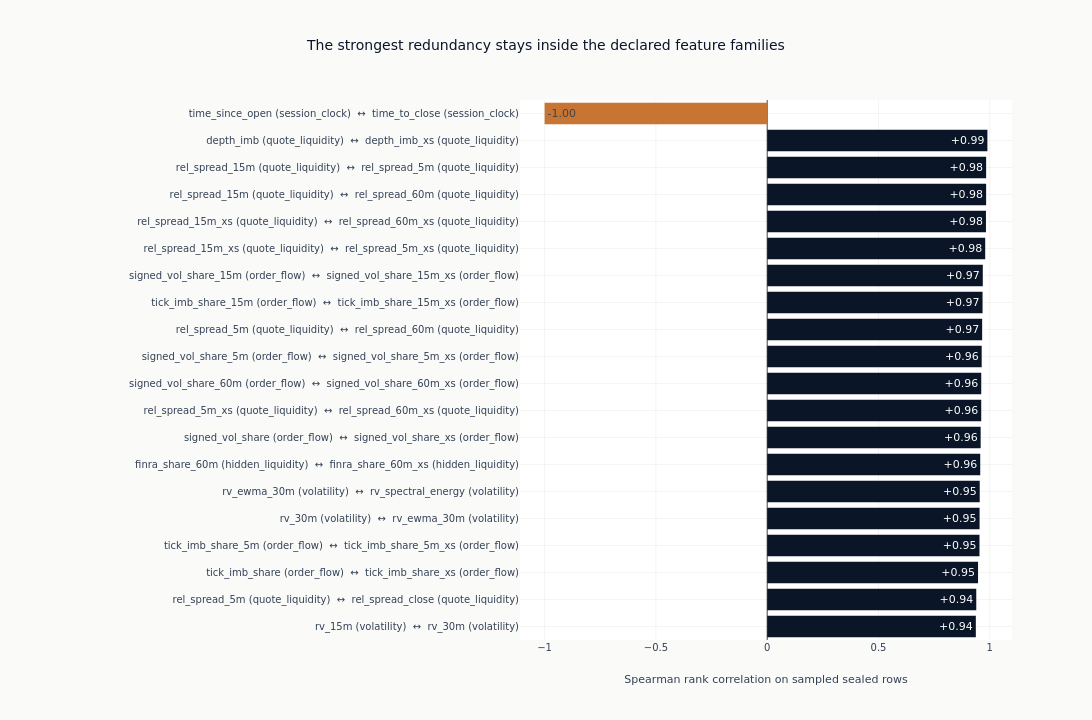

The cell this chart's notebook holds for it:
### Markdown cell above
### The Strongest Redundant Pairs

Ranked pairs rather than the full matrix. At this many features an unmasked
heatmap is mostly empty space with tick labels too small to read, and the question
the section asks is about specific pairs: which two candidates are the same
evidence entered twice. Each bar names both members and the family each belongs
to, so a pair drawn from one family and a pair spanning two are distinguishable —
the second kind is the one a family-by-family selection would miss. The counts
printed below the figure separate the two, and separate out the pairs that are a
level against its own cross-sectional z-score, which are redundant by
construction rather than by anything the data did.

### Code cell
RANKED_PAIRS = 20
if high_corr_pairs:
    ranked = sorted(high_corr_pairs, key=lambda pair: abs(pair[2]), reverse=True)[:RANKED_PAIRS]
    pair_labels = [
        f"{left} ({families.get(left, 'other')})  ↔  {right} ({families.get(right, 'other')})"
        for left, right, _ in ranked
    ]
    pair_values = [float(value) for _, _, value in ranked]
    cross_family = sum(
        families.get(left, "other") != families.get(right, "other") for left, right, _ in ranked
    )
    # A level against its own cross-sectional z-score: the same measurement twice,
    # which the family declaration already says is one hypothesis on two scales.
    same_twin = sum(left == f"{right}_xs" or right == f"{left}_xs" for left, right, _ in ranked)
    fig = go.Figure(
        go.Bar(
            x=list(reversed(pair_values)),
            y=list(reversed(pair_labels)),
            orientation="h",
            marker_color=[
                COLORS["blue"] if value > 0 else COLORS["copper"] for value in reversed(pair_values)
            ],
            text=[f"{value:+.2f}" for value in reversed(pair_values)],
            textposition="inside",
        )
    )
    fig.update_layout(
        title="The strongest redundancy stays inside the declared feature families",
        xaxis_title="Spearman rank correlation on sampled sealed rows",
        height=720,
        width=1150,
        margin={"l": 520},
        showlegend=False,
    )
    fig.show()
    print(f"Of the {len(ranked)} strongest pairs, {cross_family} span two families")
    print(f"Of the {len(ranked)} strongest pairs, {same_twin} are a level against its own z-score")

### Figure 1 — Plotly figure (JSON) as saved in the notebook; plotly's stock layout.template omitted (floating-point values rounded to 4 significant figures)
{"data": [{"marker": {"color": ["#0a1628", "#0a1628", "#0a1628", "#0a1628", "#0a1628", "#0a1628", "#0a1628", "#0a1628", "#0a1628", "#0a1628", "#0a1628", "#0a1628", "#0a1628", "#0a1628", "#0a1628", "#0a1628", "#0a1628", "#0a1628", "#0a1628", "#C87533"]}, "orientation": "h", "text": ["+0.94", "+0.94", "+0.95", "+0.95", "+0.95", "+0.95", "+0.96", "+0.96", "+0.96", "+0.96", "+0.96", "+0.97", "+0.97", "+0.97", "+0.98", "+0.98", "+0.98", "+0.98", "+0.99", "-1.00"], "textposition": "inside", "type": "bar", "x": [0.9373, 0.9392, 0.9472, 0.9537, 0.9541, 0.9547, 0.957, 0.959, 0.9615, 0.9616, 0.9636, 0.9656, 0.9675, 0.9686, 0.9794, 0.9827, 0.9835, 0.9835, 0.9892, -1.0], "y": ["rv_15m (volatility)  ↔  rv_30m (volatility)", "rel_spread_5m (quote_liquidity)  ↔  rel_spread_close (quote_liquidity)", "tick_imb_share (order_flow)  ↔  tick_imb_share_xs (order_flow)", "tick_imb_share_5m (order_flow)  ↔  tick_imb_share_5m_xs (order_flow)", "rv_30m (volatility)  ↔  rv_ewma_30m (volatility)", "rv_ewma_30m (volatility)  ↔  rv_spectral_energy (volatility)", "finra_share_60m (hidden_liquidity)  ↔  finra_share_60m_xs (hidden_liquidity)", "signed_vol_share (order_flow)  ↔  signed_vol_share_xs (order_flow)", "rel_spread_5m_xs (quote_liquidity)  ↔  rel_spread_60m_xs (quote_liquidity)", "signed_vol_share_60m (order_flow)  ↔  signed_vol_share_60m_xs (order_flow)", "signed_vol_share_5m (order_flow)  ↔  signed_vol_share_5m_xs (order_flow)", "rel_spread_5m (quote_liquidity)  ↔  rel_spread_60m (quote_liquidity)", "tick_imb_share_15m (order_flow)  ↔  tick_imb_share_15m_xs (order_flow)", "signed_vol_share_15m (order_flow)  ↔  signed_vol_share_15m_xs (order_flow)", "rel_spread_15m_xs (quote_liquidity)  ↔  rel_spread_5m_xs (quote_liquidity)", "rel_spread_15m_xs (quote_liquidity)  ↔  rel_spread_60m_xs (quote_liquidity)", "rel_spread_15m (quote_liquidity)  ↔  rel_spread_60m (quote_liquidity)", "rel_spread_15m (quote_liquidity)  ↔  rel_spread_5m (quote_liquidity)", "depth_imb (quote_liquidity)  ↔  depth_imb_xs (quote_liquidity)", "time_since_open (session_clock)  ↔  time_to_close (session_clock)"]}], "layout": {"height": 720, "margin": {"l": 520}, "showlegend": false, "title": {"text": "The strongest redundancy stays inside the declared feature families"}, "width": 1150, "xaxis": {"title": {"text": "Spearman rank correlation on sampled sealed rows"}}}}
